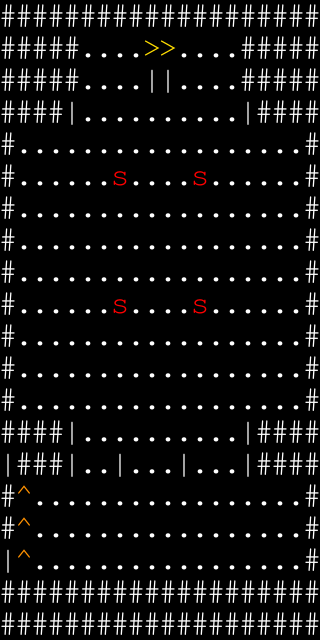

Tiled map render using the project's own tile images. Description and the whole map definition, tile-layer contents included, below:
An orthogonal 20x20 tile map with 16x32 px tiles, 2 tile layers (Terrain, Foes).

<map version="1.10" tiledversion="1.11.2" orientation="orthogonal" renderorder="right-down" width="20" height="20" tilewidth="16" tileheight="32" infinite="0" nextlayerid="4" nextobjectid="1">
 <properties>
  <property name="fp_regen" type="int" value="100" />
  <property name="name" value="Level 1" />
  <property name="senses" value="Self;Sight;Touch;Hearing" />
  <property name="timeline_length" type="int" value="100" />
  <property name="timeline_type" value="Asynchronous" />
 </properties>
 <tileset firstgid="1" source="tileset/editor.tsx" />
 <layer id="1" name="Terrain" width="20" height="20">
  <data encoding="csv">
5,5,5,5,5,5,5,5,5,5,5,5,5,5,5,5,5,5,5,5,
5,5,5,5,5,1,1,1,1,9,9,1,1,1,1,5,5,5,5,5,
5,5,5,5,5,1,1,1,1,6,6,1,1,1,1,5,5,5,5,5,
5,5,5,5,6,1,1,1,1,1,1,1,1,1,1,6,5,5,5,5,
5,1,1,1,1,1,1,1,1,1,1,1,1,1,1,1,1,1,1,5,
5,1,1,1,1,1,1,1,1,1,1,1,1,1,1,1,1,1,1,5,
5,1,1,1,1,1,1,1,1,1,1,1,1,1,1,1,1,1,1,5,
5,1,1,1,1,1,1,1,1,1,1,1,1,1,1,1,1,1,1,5,
5,1,1,1,1,1,1,1,1,1,1,1,1,1,1,1,1,1,1,5,
5,1,1,1,1,1,1,1,1,1,1,1,1,1,1,1,1,1,1,5,
5,1,1,1,1,1,1,1,1,1,1,1,1,1,1,1,1,1,1,5,
5,1,1,1,1,1,1,1,1,1,1,1,1,1,1,1,1,1,1,5,
5,1,1,1,1,1,1,1,1,1,1,1,1,1,1,1,1,1,1,5,
5,5,5,5,6,1,1,1,1,1,1,1,1,1,1,6,5,5,5,5,
6,5,5,5,6,1,1,6,1,1,1,6,1,1,1,6,5,5,5,5,
5,3,1,1,1,1,1,1,1,1,1,1,1,1,1,1,1,1,1,5,
5,3,1,1,1,1,1,1,1,1,1,1,1,1,1,1,1,1,1,5,
6,3,1,1,1,1,1,1,1,1,1,1,1,1,1,1,1,1,1,5,
5,5,5,5,5,5,5,5,5,5,5,5,5,5,5,5,5,5,5,5,
5,5,5,5,5,5,5,5,5,5,5,5,5,5,5,5,5,5,5,5
</data>
 </layer>
 <layer id="2" name="Foes" width="20" height="20">
  <data encoding="csv">
0,0,0,0,0,0,0,0,0,0,0,0,0,0,0,0,0,0,0,0,
0,0,0,0,0,0,0,0,0,0,0,0,0,0,0,0,0,0,0,0,
0,0,0,0,0,0,0,0,0,0,0,0,0,0,0,0,0,0,0,0,
0,0,0,0,0,0,0,0,0,0,0,0,0,0,0,0,0,0,0,0,
0,0,0,0,0,0,0,0,0,0,0,0,0,0,0,0,0,0,0,0,
0,0,0,0,0,0,0,7,0,0,0,0,7,0,0,0,0,0,0,0,
0,0,0,0,0,0,0,0,0,0,0,0,0,0,0,0,0,0,0,0,
0,0,0,0,0,0,0,0,0,0,0,0,0,0,0,0,0,0,0,0,
0,0,0,0,0,0,0,0,0,0,0,0,0,0,0,0,0,0,0,0,
0,0,0,0,0,0,0,7,0,0,0,0,7,0,0,0,0,0,0,0,
0,0,0,0,0,0,0,0,0,0,0,0,0,0,0,0,0,0,0,0,
0,0,0,0,0,0,0,0,0,0,0,0,0,0,0,0,0,0,0,0,
0,0,0,0,0,0,0,0,0,0,0,0,0,0,0,0,0,0,0,0,
0,0,0,0,0,0,0,0,0,0,0,0,0,0,0,0,0,0,0,0,
0,0,0,0,0,0,0,0,0,0,0,0,0,0,0,0,0,0,0,0,
0,0,0,0,0,0,0,0,0,0,0,0,0,0,0,0,0,0,0,0,
0,0,0,0,0,0,0,0,0,0,0,0,0,0,0,0,0,0,0,0,
0,0,0,0,0,0,0,0,0,0,0,0,0,0,0,0,0,0,0,0,
0,0,0,0,0,0,0,0,0,0,0,0,0,0,0,0,0,0,0,0,
0,0,0,0,0,0,0,0,0,0,0,0,0,0,0,0,0,0,0,0
</data>
 </layer>
</map>
